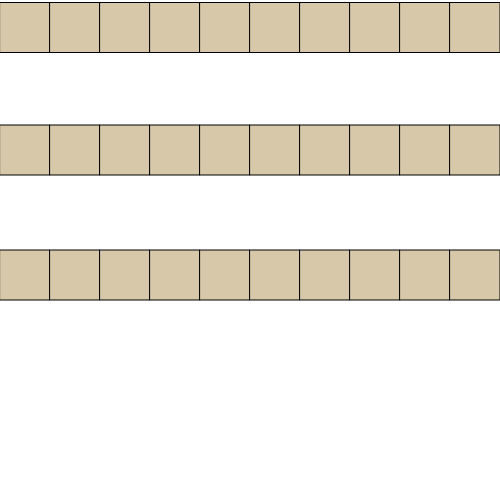
Frame 1 (no input)
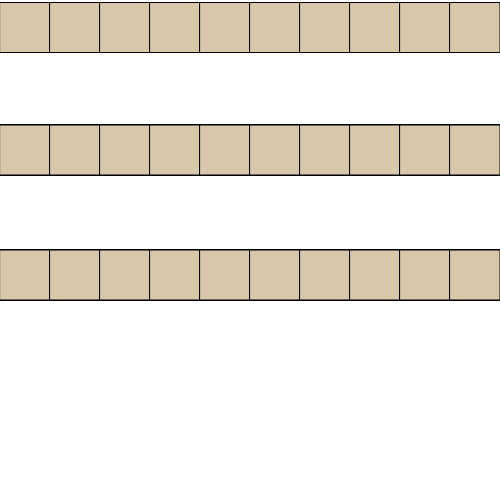
Frame 60 (no input)
Frame 120 (the mouse pressed at the canvas centre since frame 60): identical to frame 60, image omitted

The p5.js sketch that drew these frames (run headless with seeded random() and noise() and a simulated clock; from frame 60 on, the mouse is pressed at the canvas centre):

// p5.js sketch
// ── sketch.js
//DAT405 / GAD405
//for P5.js projects

let size = 50;

//initialising function
function setup() {
  //create canvas
  createCanvas(500, 500);
  //noloop();
}

function draw() {
  //set background colour
  fill (215, 200, 170);
  for (let x = 0; x < 10; x++){
    //top row
    rect(size*x, height/200, size, size);
    //bottom row
    rect(size*x, height/2, size, size);
    //middle row
    rect(size*x, height/4, size, size);
  }
}
